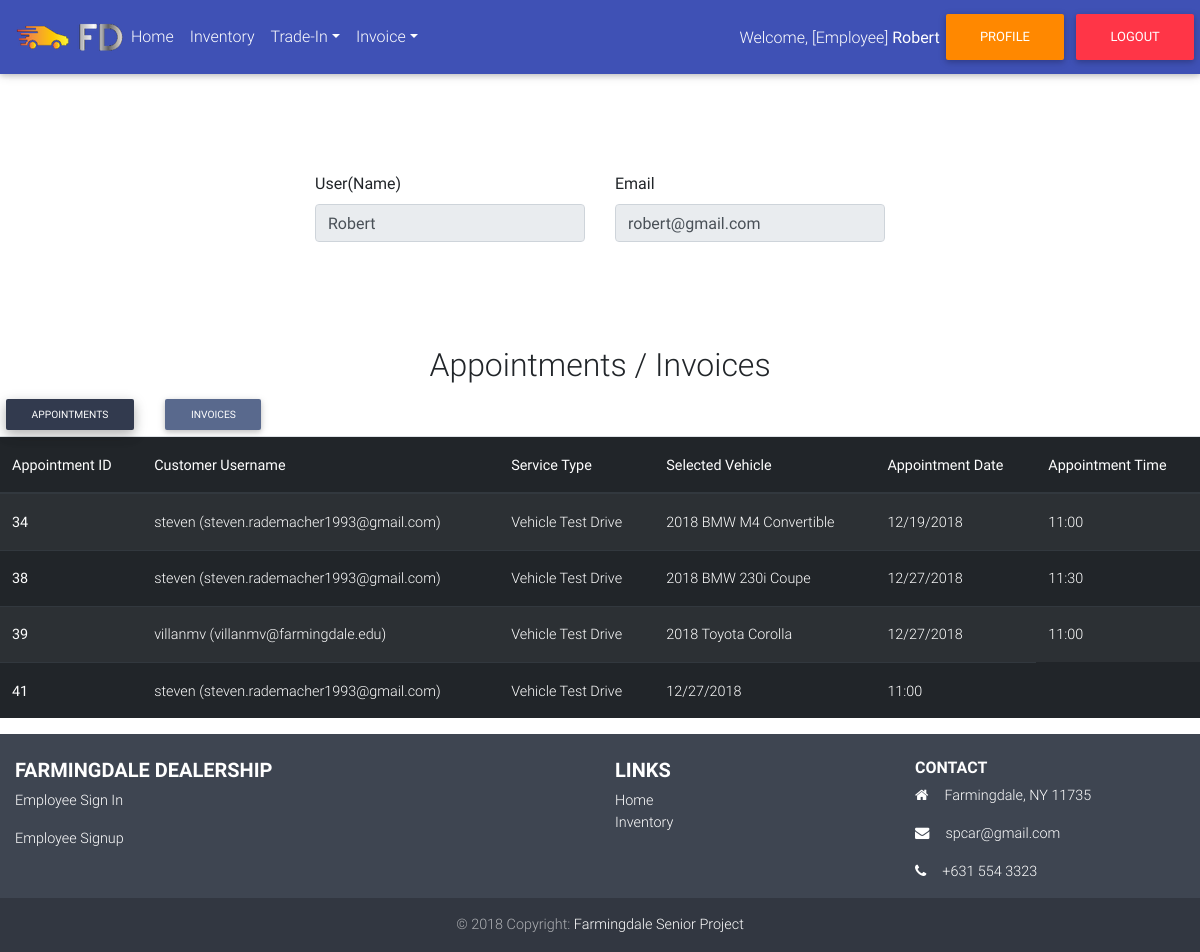
The page /Profile.php (signed in) on the database its author committed.
### tables this page shows
CREATE TABLE `employees` (
  `idEmps` int(11) NOT NULL,
  `eidEmps` tinytext NOT NULL,
  `emailEmps` tinytext NOT NULL,
  `pwdEmps` longtext NOT NULL,
  `service` int(11) DEFAULT NULL
);

CREATE TABLE `bookApp` (
  `appID` int(11) NOT NULL,
  `username` varchar(50) NOT NULL,
  `useremail` varchar(200) NOT NULL,
  `service` int(11) NOT NULL,
  `employeelist` int(11) NOT NULL,
  `carlist` int(11) NOT NULL,
  `appDate` varchar(100) NOT NULL,
  `appTime` time NOT NULL
);

CREATE TABLE `inventory` (
  `invid` int(11) NOT NULL,
  `year` year(4) NOT NULL,
  `make` tinytext NOT NULL,
  `model` tinytext NOT NULL,
  `preown` tinytext NOT NULL,
  `condi` tinytext NOT NULL,
  `miles` int(11) NOT NULL,
  `price` decimal(10,0) NOT NULL
);

### Appointments/viewEmpTestApps.php (the view, shortened to what this page needs)
<head>
<link href="css/addons/datatables.min.css" rel="stylesheet">
</head>
<?php
		 $sql = "SELECT * FROM bookApp
			   INNER JOIN
			   employees ON bookApp.employeelist=employees.idEmps
               INNER JOIN
               inventory on bookApp.carlist=inventory.invid
			   WHERE employees.idEmps='".$_SESSION['eid']."';";
		 $sql1 = "SELECT * FROM bookApp
			   INNER JOIN
			   employees ON bookApp.employeelist=employees.idEmps
			   WHERE employees.idEmps='".$_SESSION['eid']."';";
		 $sql2 = "SELECT * FROM bookApp
			   INNER JOIN
			   employees ON bookApp.employeelist=employees.idEmps
               INNER JOIN
               inventory on bookApp.carlist=inventory.invid
			   WHERE employees.idEmps='".$_SESSION['eid']."';";
	   $result = mysqli_query($conn, $sql);
	   $result1 = mysqli_query($conn, $sql1);
	   $result2 = mysqli_query($conn, $sql2);
?>
<div id ="appTable" class="appTable">
<ul class="nav nav-tabs" role="tablist">
					<li class="active">
						<a class="btn btn-mdb-color btn-sm active" aria-pressed="true" href="#tab-table1" data-toggle="tab">Appointments</a>
					</li>
					<li>
						<a class="btn btn-mdb-color btn-sm" href="#tab-table2" data-toggle="tab">Invoices</a>
					</li>
				</ul>
				<div class="tab-content">
					<div class="tab-pane active" id="tab-table1">
						<table id="myTable1" class="table table-hover table-dark table-striped">
  <thead>
    <tr>
      <th scope="col">Appointment ID</th>
      <th scope="col">Customer Username</th>
      <th scope="col">Service Type</th>
<?php
while ($row = mysqli_fetch_assoc($result)) {
	$carstuff = $row['carlist'];
	if($carstuff != NULL){
		echo '<th scope="col">Selected Vehicle</th>';
		break;
	}
}
?>
	  <th scope="col">Appointment Date</th>
	  <th scope="col">Appointment Time</th>
    </tr>
  </thead>
   <tbody>
<?php
      while ($row = mysqli_fetch_assoc($result1)) {
	  $service = $row['service'];
	  echo "<tr>
      <th scope='row'>" . $row['appID'] . "</th>
      <td>" . $row['username'] . " (". $row['useremail'] .")</td> ";
  	if($service == '1'){
		echo "<td>Vehicle Test Drive</td>";
		}
	 while ($row1 = mysqli_fetch_assoc($result2)) {
		if($service == '1'){
			echo "<td>" . $row1['year'] . " " . $row1['make'] . " " . $row1['model'] . "</td> ";
			break;
		}
	}
    echo" <td>" . $row['appDate'] . "</td>";
	$my_sql_date = "".$row['appTime']."";
	$date_time_obj = new DateTime($my_sql_date);
	echo "<td>";
	echo $date_time_obj->format('g:i');
	echo "</td>";
	echo "
    </tr> ";
		  }
?>
  </tbody>
						</table>
					</div>
				</div>
</div>

### Profile.php (shortened to what this page needs)
<?php
  require "header.php";
?>
<head>
<link href="css/Profile.css" rel="stylesheet">
</head>
<div class="page-wrap">
<div class="bgmiddle" id="bgmiddle">
    <section class="py-3">
      <div class="container">
	  	<div class="well-title">
            <h2><center><font color="white">Profile Information</font></center></h2>
        </div>
      </div>
    </section>
</div>
<br>
	<div id="row" class="row">
		<div class="col-md-6 col-centered">
			<div class="well-block">
						<div class="row">
                            <div class="col-md-6">
                                <div class="form-group">
                                    <label class="control-label" for="name"><b>User(Name)</b></label>
										<?php
										if (isset($_SESSION['id'])) {
											echo "<input id='nameInput' class='form-control input-md' value='". $_SESSION['uid'] ."' name='uidUsers' readonly='readonly'>";
										}
										else if(isset($_SESSION['eid'])) {
										echo "<input id='nameInput' class='form-control input-md' value='". $_SESSION['eeid'] ."' name='eidEmps' readonly='readonly'>";
										}
										?>
                                    </div>
                                </div>
                                <div class="col-md-6">
                                    <div class="form-group">
                                        <label class="control-label" for="email"><b>Email</b></label>
										<?php
										if (isset($_SESSION['id'])) {
											$sql = "SELECT emailUsers FROM users
											WHERE idUsers='".$_SESSION['id']."';";
											$result = mysqli_query($conn, $sql);
											while ($row = mysqli_fetch_assoc($result)) {
											echo "<input id='email' class='form-control input-md' value='". $row['emailUsers'] ."' name='emailUsers' readonly='readonly'>";
											}
										}
										else if(isset($_SESSION['eid'])) {
											$sql1 = "SELECT emailEmps FROM employees
											WHERE idEmps='".$_SESSION['eid']."';";
											$result1 = mysqli_query($conn, $sql1);
											while ($row1 = mysqli_fetch_assoc($result1)) {
											echo "<input id='email' class='form-control input-md' value='". $row1['emailEmps'] ."' name='emailEmps' readonly='readonly'>";
											}
										}
										?>
                                    </div>
                                </div>
                                <div class="col-md-12">
                                    <div class="form-group">
										<br>
                                    </div>
                                </div>
						</div>
			</div>
		</div>
    </div>
<br>
<br>
	<div class="well-title">
		<h2><center>Appointments / Invoices</center></h2>
	</div>
<?php
if (isset($_SESSION['id'])) {
	include "Appointments/viewTestApps.php";
}
else if(isset($_SESSION['eid'])) {
	include "Appointments/viewEmpTestApps.php";
}
?>
</div>
<footer class="site-footer">
  <?php require "footer.php";  ?>
</footer>

### css/Profile.css (style rules this page uses)
* { margin: 0; }
html, body { height: 100%; }
.page-wrap { min-height: 100%; margin-bottom: -142px; }
.page-wrap:after { content: ""; display: block; }
.site-footer, .page-wrap:after { height: 142px; }
.col-centered { float: none; margin: 0 auto; }
#appTable { width: 1200px; margin: 0 auto; }
#bgmiddle { background-image: url("https://i.imgur.com/8oPPzLZ.jpg"); height: 100%; background-position: center; background-repeat: no-repeat; background-size: cover; }
#row { margin-left: 0px; margin-right: 0px; }

### rows shown on the page
employees: emailEmps "robert@gmail.com"
bookapp: carlist "Selected Vehicle", inventory.year "2018", inventory.make "BMW", inventory.model "M4 Convertible", appID "38", username "steven", useremail "steven.rademacher1993@gmail.com", appDate "12/27/2018", appTime "11:30"
bookapp: appID "34", username "steven", useremail "steven.rademacher1993@gmail.com", appDate "12/19/2018", appTime "11:00"
bookapp: inventory.year "2018", inventory.make "BMW", inventory.model "230i Coupe", appID "39", username "villanmv", useremail "villanmv@farmingdale.edu", appDate "12/27/2018", appTime "11:00"
bookapp: inventory.year "2018", inventory.make "Toyota", inventory.model "Corolla", appID "41", username "steven", useremail "steven.rademacher1993@gmail.com", appDate "12/27/2018", appTime "11:00"

### other values the page prints
$_SESSION['eeid'] "Robert"
